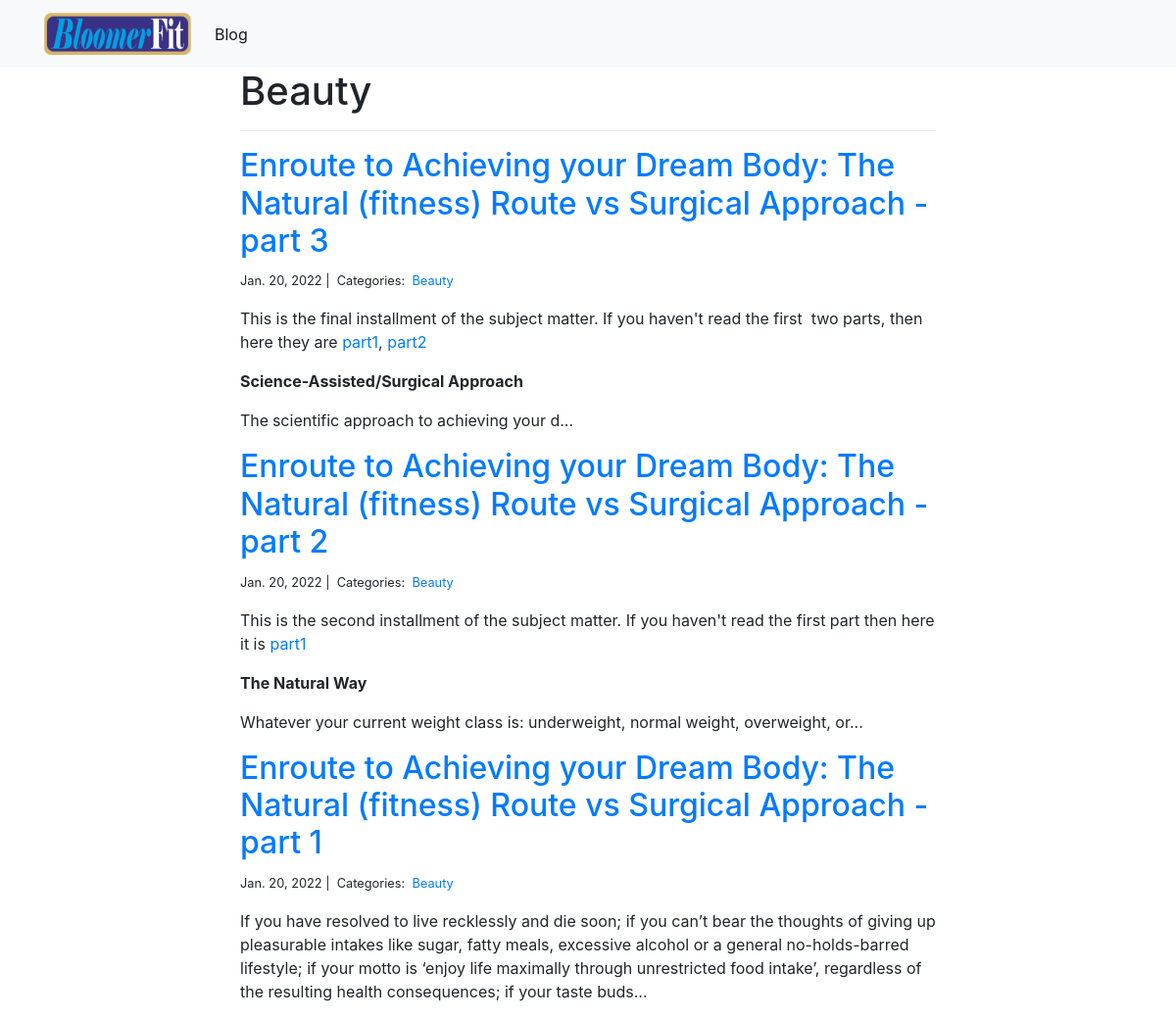
Screenshot of /blog/Beauty/ with the database file from the repository.
### blog/models.py (models this page shows, shortened)
class Category(models.Model):
    name = models.CharField(max_length=20)

class Post(models.Model):
    title = models.CharField(max_length=255)
    body = HTMLField()
    created_on = models.DateTimeField(auto_now_add=True)
    last_modified = models.DateTimeField(auto_now=True)
    categories = models.ManyToManyField('Category', related_name='posts')
    image = models.FilePathField(path="C:/Users/USER/Desktop/bloomerfit/bloomerfit/user/static/user/images")

### blog/views.py (the view)
# urls.py: path("<category>/", views.blog_category, name="blog_category")
def blog_category(request, category):
    posts = Post.objects.filter(
        categories__name__contains=category
    ).order_by(
        '-created_on'
    )
    context = {
        "category": category,
        "posts": posts
    }
    return render(request, "blog/blog_category.html", context)

### blog/templates/blog/blog_category.html
{% extends "blog/base.html" %}
{% block body %}
<div class="col-md-8 offset-md-2">
    <h1>{{ category | title }}</h1>
    <hr>
    {% for post in posts %}
        <h2><a href="{% url 'blog:blog_detail' post.pk %}">{{ post.title }}</a></h2>
        <small>
            {{ post.created_on.date }} |&nbsp;
            Categories:&nbsp;
            {% for category in post.categories.all %}
            <a href="{% url 'blog:blog_category' category.name %}">
                {{ category.name }}
            </a>&nbsp;
            {% endfor %}
        </small>
        <p>{{ post.body| safe | slice:":400" }}...</p>
    {% endfor %}
</div>
{% endblock %}

### rows the page displays
Category: name "Beauty"
Post: title "Enroute to Achieving your Dream Body: The Natural (fitness) Route vs Surgical Approach - part 3", created_on "Jan. 20, 2022", body "This is the final installment of the subject matter. If you haven't read the first two parts, then here they are part1 , part2 Science-Assisted/Surgical Approach The scientific approach to achieving your d"
Post: title "Enroute to Achieving your Dream Body: The Natural (fitness) Route vs Surgical Approach - part 2", created_on "Jan. 20, 2022", body "This is the second installment of the subject matter. If you haven't read the first part then here it is part1 The Natural Way Whatever your current weight class is: underweight, normal weight, overweight, or"
Post: title "Enroute to Achieving your Dream Body: The Natural (fitness) Route vs Surgical Approach - part 1", created_on "Jan. 20, 2022", body "If you have resolved to live recklessly and die soon; if you can’t bear the thoughts of giving up pleasurable intakes like sugar, fatty meals, excessive alcohol or a general no-holds-barred lifestyle; if your motto is ‘enjoy life maximally through unrestricted food intake’, regardless of the resulting health consequences; if your taste buds"
